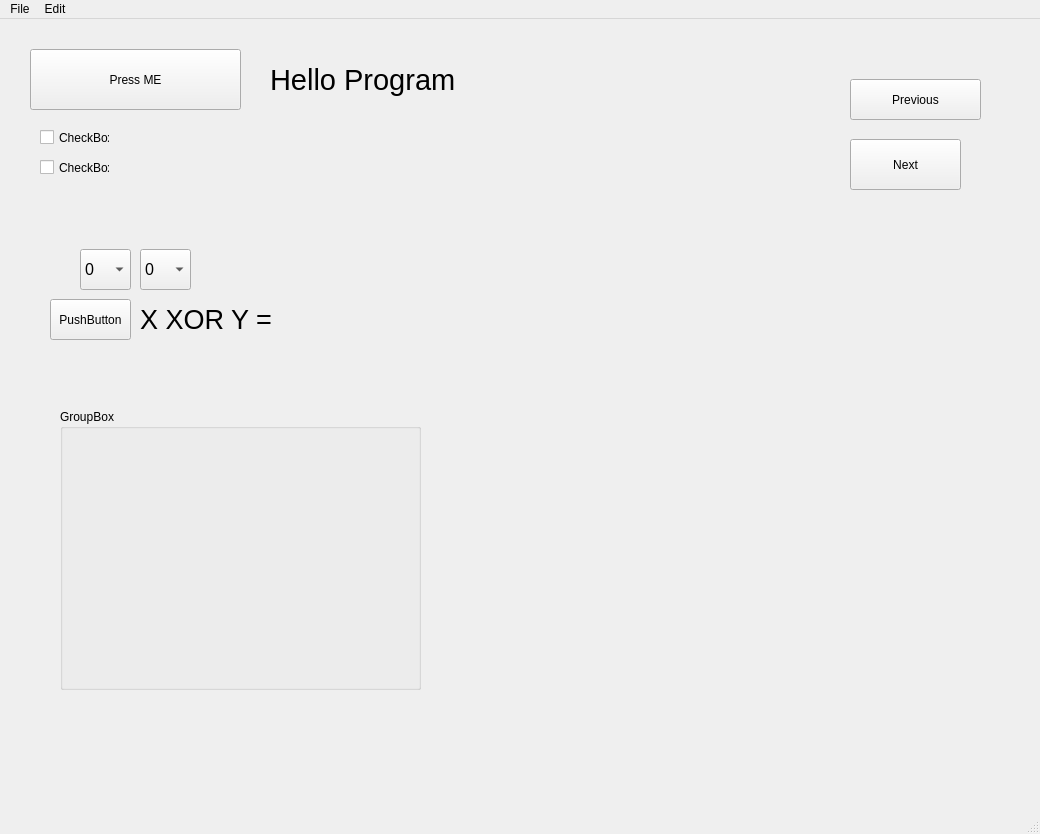
<?xml version="1.0" encoding="UTF-8"?>
<ui version="4.0">
 <class>MainWindow</class>
 <widget class="QMainWindow" name="MainWindow">
  <property name="geometry">
   <rect>
    <x>0</x>
    <y>0</y>
    <width>1040</width>
    <height>834</height>
   </rect>
  </property>
  <property name="windowTitle">
   <string>MainWindow</string>
  </property>
  <widget class="QWidget" name="centralwidget">
   <widget class="QPushButton" name="pb1">
    <property name="geometry">
     <rect>
      <x>30</x>
      <y>30</y>
      <width>211</width>
      <height>61</height>
     </rect>
    </property>
    <property name="text">
     <string>Press ME</string>
    </property>
   </widget>
   <widget class="QLabel" name="lb1">
    <property name="geometry">
     <rect>
      <x>270</x>
      <y>30</y>
      <width>201</width>
      <height>61</height>
     </rect>
    </property>
    <property name="font">
     <font>
      <pointsize>22</pointsize>
     </font>
    </property>
    <property name="text">
     <string>Hello Program</string>
    </property>
   </widget>
   <widget class="QCheckBox" name="checkBox">
    <property name="geometry">
     <rect>
      <x>40</x>
      <y>110</y>
      <width>70</width>
      <height>17</height>
     </rect>
    </property>
    <property name="text">
     <string>CheckBox</string>
    </property>
   </widget>
   <widget class="QCheckBox" name="checkBox_2">
    <property name="geometry">
     <rect>
      <x>40</x>
      <y>140</y>
      <width>70</width>
      <height>17</height>
     </rect>
    </property>
    <property name="text">
     <string>CheckBox</string>
    </property>
   </widget>
   <widget class="QLabel" name="lb2">
    <property name="geometry">
     <rect>
      <x>490</x>
      <y>40</y>
      <width>341</width>
      <height>331</height>
     </rect>
    </property>
    <property name="text">
     <string/>
    </property>
    <property name="pixmap">
     <pixmap>C:/Users/USER/Desktop/New folder/Frames From Data00962/Data00962 0144.tif</pixmap>
    </property>
    <property name="scaledContents">
     <bool>true</bool>
    </property>
   </widget>
   <widget class="QPushButton" name="pbP">
    <property name="geometry">
     <rect>
      <x>850</x>
      <y>60</y>
      <width>131</width>
      <height>41</height>
     </rect>
    </property>
    <property name="text">
     <string>Previous</string>
    </property>
   </widget>
   <widget class="QPushButton" name="pbN">
    <property name="geometry">
     <rect>
      <x>850</x>
      <y>120</y>
      <width>111</width>
      <height>51</height>
     </rect>
    </property>
    <property name="text">
     <string>Next</string>
    </property>
   </widget>
   <widget class="QComboBox" name="comboX">
    <property name="geometry">
     <rect>
      <x>80</x>
      <y>230</y>
      <width>51</width>
      <height>41</height>
     </rect>
    </property>
    <property name="font">
     <font>
      <pointsize>12</pointsize>
     </font>
    </property>
    <item>
     <property name="text">
      <string>0</string>
     </property>
    </item>
    <item>
     <property name="text">
      <string>1</string>
     </property>
    </item>
   </widget>
   <widget class="QComboBox" name="comboY">
    <property name="geometry">
     <rect>
      <x>140</x>
      <y>230</y>
      <width>51</width>
      <height>41</height>
     </rect>
    </property>
    <property name="font">
     <font>
      <pointsize>12</pointsize>
     </font>
    </property>
    <item>
     <property name="text">
      <string>0</string>
     </property>
    </item>
    <item>
     <property name="text">
      <string>1</string>
     </property>
    </item>
   </widget>
   <widget class="QPushButton" name="submit">
    <property name="geometry">
     <rect>
      <x>50</x>
      <y>280</y>
      <width>81</width>
      <height>41</height>
     </rect>
    </property>
    <property name="text">
     <string>PushButton</string>
    </property>
   </widget>
   <widget class="QLabel" name="label">
    <property name="geometry">
     <rect>
      <x>140</x>
      <y>280</y>
      <width>181</width>
      <height>41</height>
     </rect>
    </property>
    <property name="font">
     <font>
      <pointsize>20</pointsize>
     </font>
    </property>
    <property name="text">
     <string>X XOR Y = </string>
    </property>
   </widget>
   <widget class="QGroupBox" name="groupBox">
    <property name="geometry">
     <rect>
      <x>60</x>
      <y>390</y>
      <width>361</width>
      <height>281</height>
     </rect>
    </property>
    <property name="title">
     <string>GroupBox</string>
    </property>
   </widget>
  </widget>
  <widget class="QMenuBar" name="menubar">
   <property name="geometry">
    <rect>
     <x>0</x>
     <y>0</y>
     <width>1040</width>
     <height>21</height>
    </rect>
   </property>
   <widget class="QMenu" name="menuFile">
    <property name="title">
     <string>File</string>
    </property>
    <addaction name="actionNew"/>
    <addaction name="actionSave"/>
   </widget>
   <widget class="QMenu" name="menuEdit">
    <property name="title">
     <string>Edit</string>
    </property>
    <addaction name="actionCopy"/>
    <addaction name="actionPaste"/>
   </widget>
   <addaction name="menuFile"/>
   <addaction name="menuEdit"/>
  </widget>
  <widget class="QStatusBar" name="statusbar"/>
  <action name="actionNew">
   <property name="text">
    <string>New</string>
   </property>
   <property name="statusTip">
    <string>Create a New file</string>
   </property>
   <property name="shortcut">
    <string>Ctrl+N</string>
   </property>
  </action>
  <action name="actionSave">
   <property name="text">
    <string>Save</string>
   </property>
   <property name="statusTip">
    <string>Save file</string>
   </property>
   <property name="shortcut">
    <string>Ctrl+S</string>
   </property>
  </action>
  <action name="actionCopy">
   <property name="text">
    <string>Copy</string>
   </property>
   <property name="statusTip">
    <string>copy a file</string>
   </property>
   <property name="shortcut">
    <string>Ctrl+C</string>
   </property>
  </action>
  <action name="actionPaste">
   <property name="text">
    <string>Paste</string>
   </property>
   <property name="statusTip">
    <string>Paste a file</string>
   </property>
   <property name="shortcut">
    <string>Ctrl+V</string>
   </property>
  </action>
 </widget>
 <resources/>
 <connections/>
</ui>
